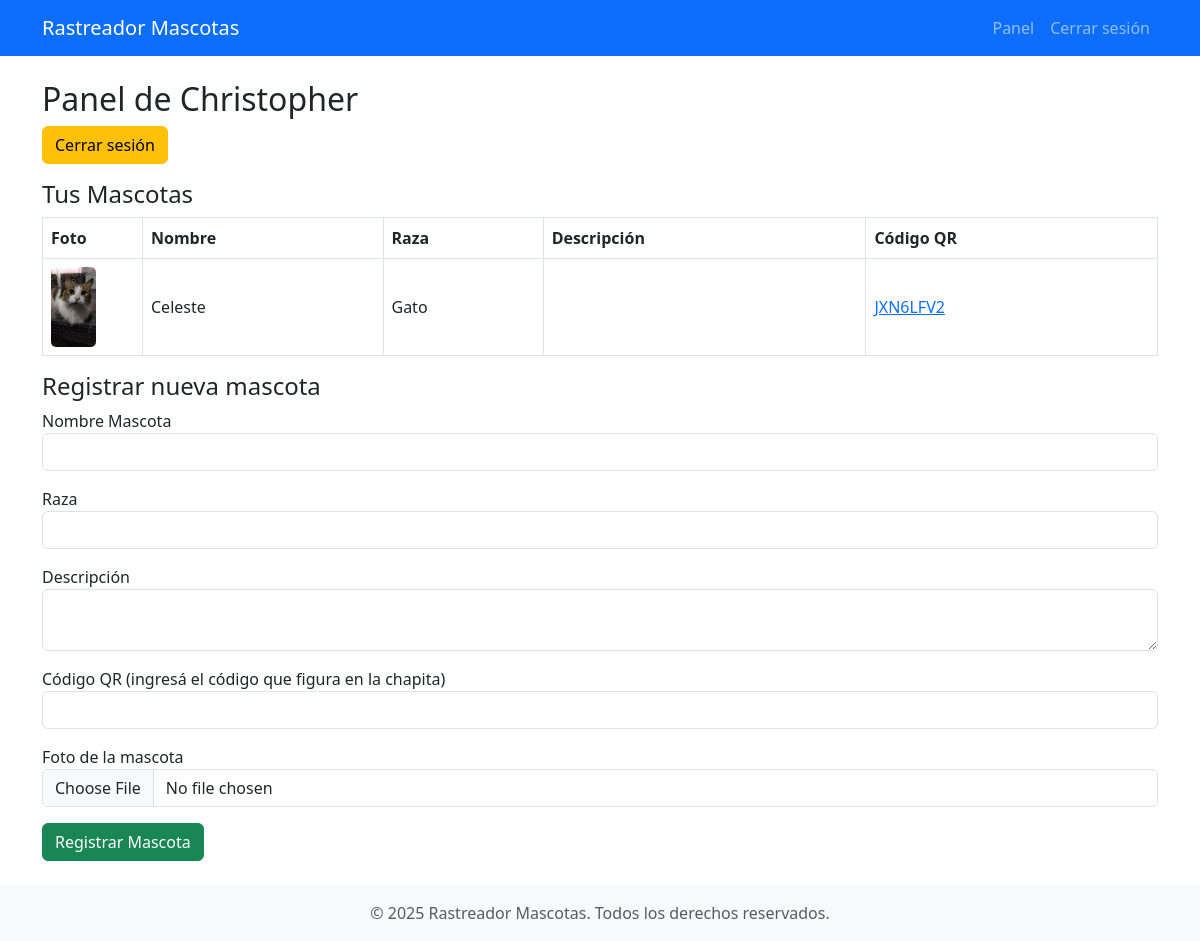
The app's page /panel_usuario (signed in) with its own data.
### tables this page shows
CREATE TABLE mascotas (
        id INTEGER PRIMARY KEY AUTOINCREMENT,
        user_id INTEGER NOT NULL,
        qr_code_id INTEGER NOT NULL,
        nombre TEXT NOT NULL,
        raza TEXT,
        descripcion TEXT,
        foto TEXT,
        FOREIGN KEY(user_id) REFERENCES users(id),
        FOREIGN KEY(qr_code_id) REFERENCES qr_codes(id)
    );

CREATE TABLE qr_codes (
        id INTEGER PRIMARY KEY AUTOINCREMENT,
        codigo TEXT UNIQUE NOT NULL,
        asignado INTEGER NOT NULL DEFAULT 0
    );

### rastreador_mascotas.py (the view, shortened to what this page needs)
@app.route('/panel_usuario', methods=['GET','POST'])
def panel_usuario():
    if 'user_id' not in session:
        return redirect(url_for('login'))
    conn = get_db()
    mascotas = conn.execute('''
        SELECT m.*, q.codigo FROM mascotas m
        JOIN qr_codes q ON m.qr_code_id = q.id
        WHERE m.user_id=?
    ''', (session['user_id'],)).fetchall()
    conn.close()
    return render_template('panel_usuario.html', mascotas=mascotas)

### rastreador_mascotas.py (called while the page is built)
def get_db():
    conn = sqlite3.connect(DB)
    conn.row_factory = sqlite3.Row
    return conn

### templates/panel_usuario.html (shortened to what this page needs)
{% extends "base.html" %}
{% block content %}
<h2>Panel de {{ session.user_nombre }}</h2>
<a href="{{ url_for('logout') }}" class="btn btn-warning mb-3">Cerrar sesión</a>
<h4>Tus Mascotas</h4>
{% if mascotas %}
  <table class="table table-bordered align-middle">
    <thead>
      <tr>
        <th>Foto</th>
        <th>Nombre</th>
        <th>Raza</th>
        <th>Descripción</th>
        <th>Código QR</th>
      </tr>
    </thead>
    <tbody>
      {% for m in mascotas %}
        <tr>
          <td style="width:100px;">
            {% if m['foto'] %}
              <img src="{{ url_for('static', filename='uploads/' + m['foto']) }}" alt="Foto de {{ m['nombre'] }}" style="max-width:80px; max-height:80px; object-fit:cover; border-radius:5px;">
            {% else %}
              <span class="text-muted">Sin foto</span>
            {% endif %}
          </td>
          <td>{{ m['nombre'] }}</td>
          <td>{{ m['raza'] }}</td>
          <td>{{ m['descripcion'] }}</td>
          <td>
            <a href="{{ url_for('pagina_mascota', codigo=m['codigo']) }}" target="_blank">{{ m['codigo'] }}</a>
          </td>
        </tr>
      {% endfor %}
    </tbody>
  </table>
{% else %}
  <p>No tienes mascotas registradas.</p>
{% endif %}
<h4>Registrar nueva mascota</h4>
<form method="post" enctype="multipart/form-data">
    <div class="mb-3">
        <label>Nombre Mascota</label>
        <input type="text" name="nombre_mascota" class="form-control" required />
    </div>
    <div class="mb-3">
        <label>Raza</label>
        <input type="text" name="raza" class="form-control" />
    </div>
    <div class="mb-3">
        <label>Descripción</label>
        <textarea name="descripcion" class="form-control"></textarea>
    </div>
    <div class="mb-3">
        <label>Código QR (ingresá el código que figura en la chapita)</label>
        <input type="text" name="qr_code" class="form-control" required maxlength="20" />
    </div>
    <div class="mb-3">
        <label>Foto de la mascota</label>
        <input type="file" name="foto" accept="image/*" class="form-control" />
    </div>
    <button class="btn btn-success" type="submit">Registrar Mascota</button>
</form>
{% endblock %}

### records on screen
mascotas: foto (picture), nombre "Celeste", raza "Gato", codigo "JXN6LFV2"

### other values on screen
{{ session.user_nombre }} "Christopher"
